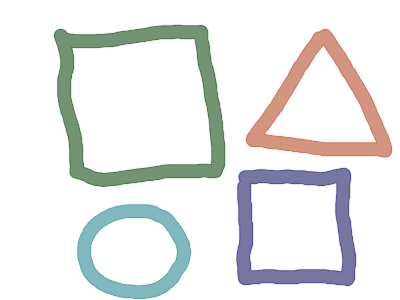
#> input picture material/samples/data/pic3.png, 400 x 300 px, found by its file name
$ python cornerSubPix_Demo.py
#> lines starting #> are read from the running program, lines starting #| are printed output that depends on the picture; after the words box and inside, x2 and y2 are one past the last pixel; in counts of white or black regions, pixels touching at a corner belong together; long printed decimals are rounded
from __future__ import print_function
import cv2 as cv
import numpy as np
import argparse
import random as rng

source_window = 'Image'
maxTrackbar = 25
rng.seed(12345)

def goodFeaturesToTrack_Demo(val):
    maxCorners = max(val, 1)

    # Parameters for Shi-Tomasi algorithm
    qualityLevel = 0.01
    minDistance = 10
    blockSize = 3
    gradientSize = 3
    useHarrisDetector = False
    k = 0.04

    # Copy the source image
    copy = np.copy(src)

    # Apply corner detection
    corners = cv.goodFeaturesToTrack(src_gray, maxCorners, qualityLevel, minDistance, None, \
        blockSize=blockSize, gradientSize=gradientSize, useHarrisDetector=useHarrisDetector, k=k)

    # Draw corners detected
    print('** Number of corners detected:', corners.shape[0])
    radius = 4
    for i in range(corners.shape[0]):
        cv.circle(copy, (corners[i,0,0], corners[i,0,1]), radius, (rng.randint(0,256), rng.randint(0,256), rng.randint(0,256)), cv.FILLED)

    # Show what you got
    cv.namedWindow(source_window)
    cv.imshow(source_window, copy)

    # Set the needed parameters to find the refined corners
    winSize = (5, 5)
    zeroZone = (-1, -1)
    criteria = (cv.TERM_CRITERIA_EPS + cv.TermCriteria_COUNT, 40, 0.001)

    # Calculate the refined corner locations
    corners = cv.cornerSubPix(src_gray, corners, winSize, zeroZone, criteria)

    # Write them down
    for i in range(corners.shape[0]):
        print(" -- Refined Corner [", i, "]  (", corners[i,0,0], ",", corners[i,0,1], ")")

# Load source image and convert it to gray
parser = argparse.ArgumentParser(description='Code for Shi-Tomasi corner detector tutorial.')
parser.add_argument('--input', help='Path to input image.', default='pic3.png')
args = parser.parse_args()

src = cv.imread(cv.samples.findFile(args.input))
#> src is the input picture: shape (300, 400, 3); mean B, G, R 232.6, 233.5, 232.3
if src is None:
    print('Could not open or find the image:', args.input)
    exit(0)

src_gray = cv.cvtColor(src, cv.COLOR_BGR2GRAY)
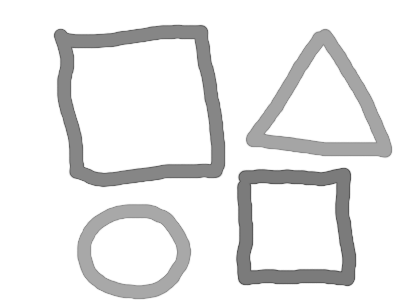
#> src_gray: shape (300, 400); min 86, max 255, mean 233.1

# Create a window and a trackbar
cv.namedWindow(source_window)
maxCorners = 10 # initial threshold
cv.createTrackbar('Threshold: ', source_window, maxCorners, maxTrackbar, goodFeaturesToTrack_Demo)
cv.imshow(source_window, src)
goodFeaturesToTrack_Demo(maxCorners)
#> in goodFeaturesToTrack_Demo, `corners = cv.goodFeaturesToTrack(src_gray, maxCorners, qualityLevel, m..`: corners = [[335, 184], [252, 185], [73, 49], [252, 269], [209, 162], [340, 270], [193, 40], [323, 46], [374, 141], [266, 133]]
#| ** Number of corners detected: 10
#> after the loop in goodFeaturesToTrack_Demo, `for i in range(corners.shape[0]):`:
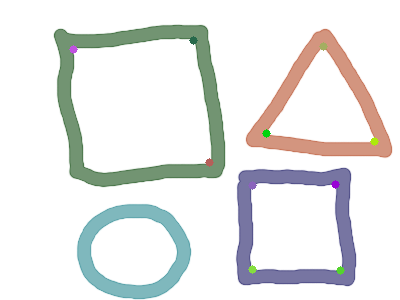
#> copy: shape (300, 400, 3); 0.41% of pixels changed, all inside (x1, y1, x2, y2) = (69, 36, 379, 275)
#> in goodFeaturesToTrack_Demo, `criteria = (cv.TERM_CRITERIA_EPS + cv.TermCriteria_COUNT, 40, 0.001)`: criteria = (3, 40, 0.001)
#> in goodFeaturesToTrack_Demo, `corners = cv.cornerSubPix(src_gray, corners, winSize, zeroZone, criter..`: corners = [[335.4, 182.9], [250.7, 183.8], [71.83, 47.8], [250.8, 269.5], [210.3, 163.3], [340.5, 270.6], [193.6, 38.78], [323, 45.35], [375.3, 141.4], [264.5, 133.2]]
#> the loop in goodFeaturesToTrack_Demo, `for i in range(corners.shape[0]):` made 10 passes
#|  -- Refined Corner [ 0 ]  ( 335.416 , 182.865 )
#|  -- Refined Corner [ 1 ]  ( 250.720 , 183.831 )
#|  -- Refined Corner [ 2 ]  ( 71.832 , 47.796 )
#|  -- Refined Corner [ 3 ]  ( 250.768 , 269.472 )
#|  -- Refined Corner [ 4 ]  ( 210.265 , 163.345 )
#|  -- Refined Corner [ 5 ]  ( 340.4781 , 270.579 )
#|  -- Refined Corner [ 6 ]  ( 193.648 , 38.784 )
#|  -- Refined Corner [ 7 ]  ( 322.983 , 45.351 )
#> (further printed lines are left out)

cv.waitKey()

$ run again, with material/samples/data/pic1.png copied over material/samples/data/pic3.png
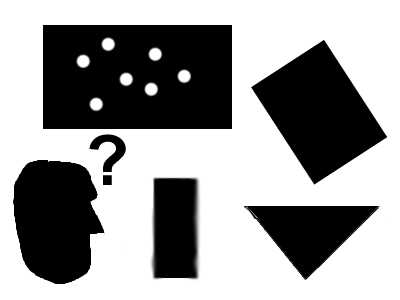
#> input picture material/samples/data/pic1.png, 400 x 300 px, found by its file name
#> src is the input picture: shape (300, 400, 3); mean B, G, R 154.1, 154.1, 154.1
#> in goodFeaturesToTrack_Demo, `corners = cv.goodFeaturesToTrack(src_gray, maxCorners, qualityLevel, m..`: corners = [[103, 232], [103, 184], [103, 171], [231, 128], [43, 128], [231, 25], [43, 25], [90, 234], [314, 183], [90, 148]]
#| ** Number of corners detected: 10
#> after the loop in goodFeaturesToTrack_Demo, `for i in range(corners.shape[0]):`:
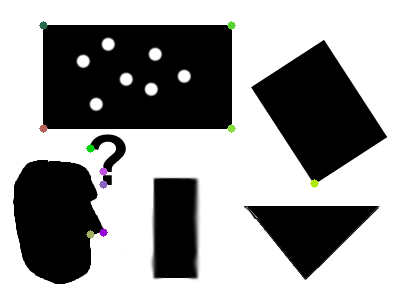
#> copy: shape (300, 400, 3); 0.41% of pixels changed, all inside (x1, y1, x2, y2) = (39, 21, 319, 239)
#> criteria = (3, 40, 0.001)
#> in goodFeaturesToTrack_Demo, `corners = cv.cornerSubPix(src_gray, corners, winSize, zeroZone, criter..`: corners = [[104, 232.3], [102.6, 184.4], [102.9, 172.9], [231.4, 128.4], [42.56, 128.4], [231.4, 24.56], [42.56, 24.56], [89.58, 233.6], [314.1, 184], [88.64, 148.2]]
#> the loop in goodFeaturesToTrack_Demo, `for i in range(corners.shape[0]):` made 10 passes
#|  -- Refined Corner [ 0 ]  ( 103.982 , 232.279 )
#|  -- Refined Corner [ 1 ]  ( 102.558 , 184.4416 )
#|  -- Refined Corner [ 2 ]  ( 102.903 , 172.8726 )
#|  -- Refined Corner [ 3 ]  ( 231.442 , 128.442 )
#|  -- Refined Corner [ 4 ]  ( 42.558 , 128.442 )
#> (further printed lines are left out)

$ run again, with material/samples/data/pic2.png copied over material/samples/data/pic3.png
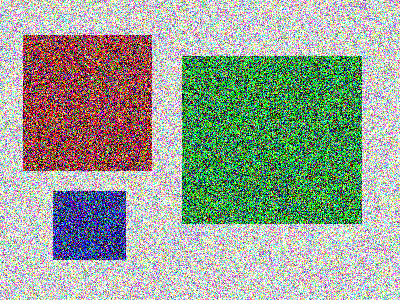
#> input picture material/samples/data/pic2.png, 400 x 300 px, found by its file name
#> src is the input picture: shape (300, 400, 3); mean B, G, R 150, 164.4, 153.8
#> `src_gray = cv.cvtColor(src, cv.COLOR_BGR2GRAY)`:
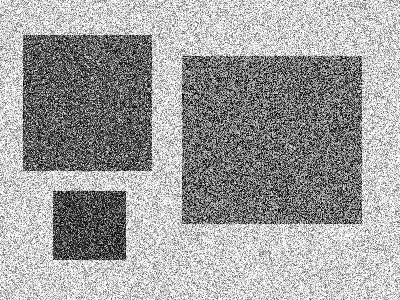
#> src_gray: shape (300, 400); min 0, max 255, mean 159.6
#> in goodFeaturesToTrack_Demo, `corners = cv.goodFeaturesToTrack(src_gray, maxCorners, qualityLevel, m..`: corners = [[183, 94], [56, 191], [204, 218], [126, 156], [275, 55], [124, 192], [151, 170], [54, 214], [339, 172], [360, 91]]
#| ** Number of corners detected: 10
#> after the loop in goodFeaturesToTrack_Demo, `for i in range(corners.shape[0]):`:
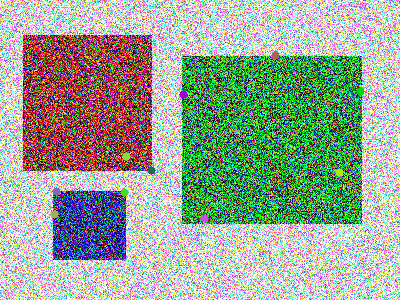
#> copy: shape (300, 400, 3); 0.41% of pixels changed, all inside (x1, y1, x2, y2) = (50, 51, 365, 223)
#> criteria = (3, 40, 0.001)
#> in goodFeaturesToTrack_Demo, `corners = cv.cornerSubPix(src_gray, corners, winSize, zeroZone, criter..`: corners = [[182.3, 91.75], [52.91, 191.1], [204, 219.7], [125.6, 154.7], [275.5, 55.41], [124.8, 190.1], [152.2, 170.6], [52.72, 212.2], [335.7, 172.3], [360.8, 92.22]]
#> the loop in goodFeaturesToTrack_Demo, `for i in range(corners.shape[0]):` made 10 passes
#|  -- Refined Corner [ 0 ]  ( 182.327 , 91.748 )
#|  -- Refined Corner [ 1 ]  ( 52.912 , 191.055 )
#|  -- Refined Corner [ 2 ]  ( 204.022 , 219.680 )
#|  -- Refined Corner [ 3 ]  ( 125.557 , 154.7081 )
#|  -- Refined Corner [ 4 ]  ( 275.509 , 55.410 )
#> (further printed lines are left out)
